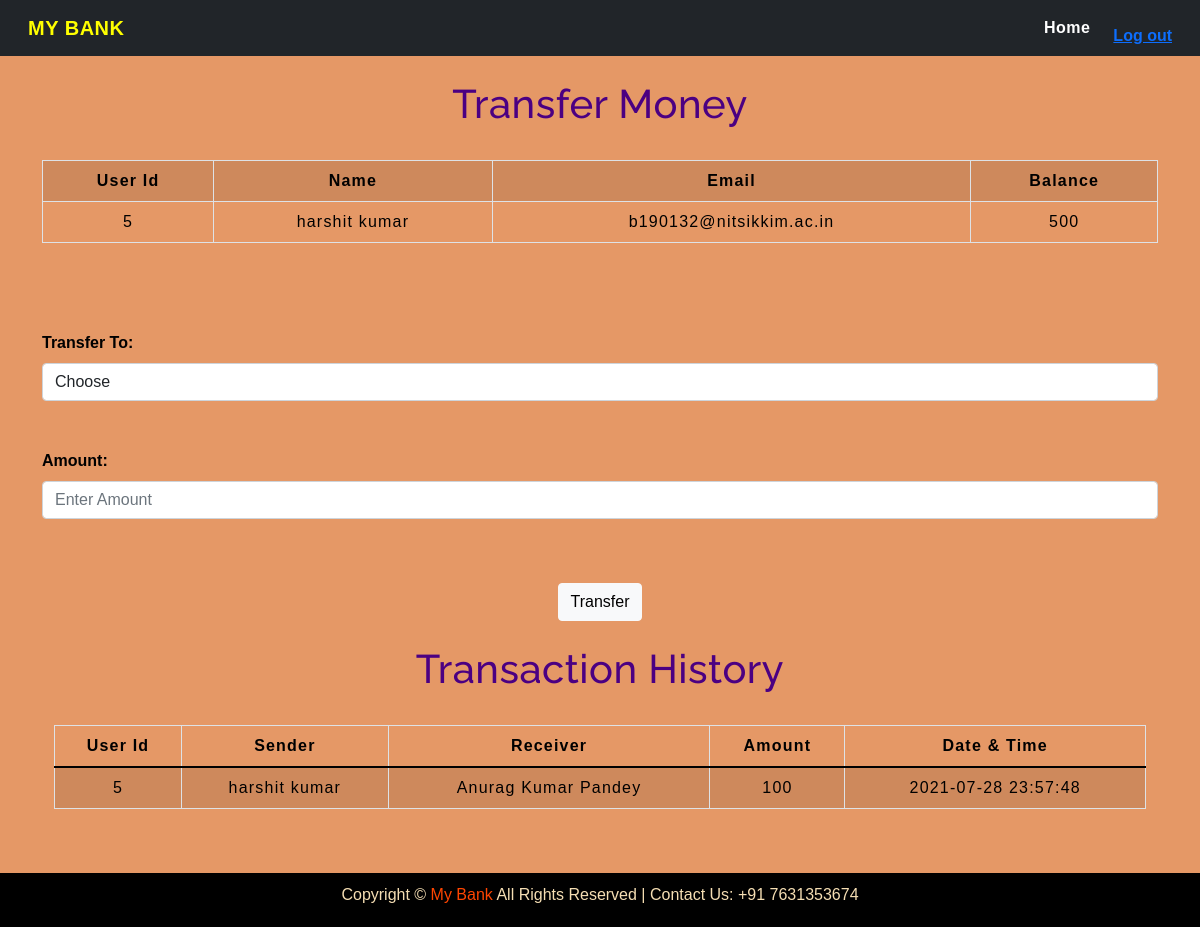
Page /selecteduserdetail.php?id=5 on the committed database.
### tables this page shows
CREATE TABLE `users` (
  `id` int(3) NOT NULL,
  `name` text NOT NULL,
  `email` varchar(30) NOT NULL,
  `balance` int(8) NOT NULL,
  `password` varchar(20) DEFAULT NULL
);

CREATE TABLE `transaction` (
  `sno` int(3) NOT NULL,
  `id` int(5) DEFAULT NULL,
  `sender` text NOT NULL,
  `receiver` text NOT NULL,
  `balance` int(8) NOT NULL,
  `datetime` datetime NOT NULL DEFAULT current_timestamp()
);

### selecteduserdetail.php (the view, shortened to what this page needs)
<!DOCTYPE html>
<html lang="en">
<head>
    <link rel="stylesheet" href="https://stackpath.bootstrapcdn.com/bootstrap/4.5.2/css/bootstrap.min.css"
>
    <link href="https://cdn.jsdelivr.net/npm/bootstrap@5.0.2/dist/css/bootstrap.min.css" rel="stylesheet"
>
    <link rel="stylesheet" type="text/css" href="css/navbar.css">
    <link rel="stylesheet" type="text/css" href="css/table.css">
</head>
<body style="background-color : #E59866 ;">
    <nav class="navbar navbar-expand-lg navbar-light bg-dark">
    <div class="container-fluid">
        <a class="navbar-brand" href="#"><b style="color:yellow;">MY BANK</b></a>
        <div class="collapse navbar-collapse" id="navbarContent">
            <ul class="navbar-nav">
            <li class="nav-item">
                    <a class="nav-link" href="index.php" style="color : white;"><b>Home</b></a>
                </li>
                <li class="nav-item">
                    <a class="nav-link" href="#" style="color : white;"><b><?php
                        if(isset($_SESSION['logged_in']) && $_SESSION['logged_in'] == 'true')
                        {
                            $name = $_SESSION['name'];
                            echo  $name ;
                        }
                        else
                        {
                            ?>
                            <a href="#">Log out</a>
                        <?php
                        }
                        ?></b></a>
                </li>
            </ul>
        </div>
    </div>
</nav>
	<div class="container">
        <h2 class="text-center pt-4" style="color : indigo;">Transfer Money</h2>
            <?php
                include 'config.php';
                $sid=$_GET['id'];
                $sql = "SELECT * FROM  users where id=$sid";
                $result=mysqli_query($conn,$sql);
                $rows=mysqli_fetch_assoc($result);
            ?>
            <form method="post" name="tcredit" class="tabletext" ><br>
                <div>
                    <table class="table table-striped table-condensed table-bordered">
                        <tr style="color : black;">
                            <th class="text-center">User Id</th>
                            <th class="text-center">Name</th>
                            <th class="text-center">Email</th>
                            <th class="text-center">Balance</th>
                        </tr>
                        <tr style="color : black;">
                            <td class="py-2"><?php echo $rows['id'] ?></td>
                            <td class="py-2"><?php echo $rows['name'] ?></td>
                            <td class="py-2"><?php echo $rows['email'] ?></td>
                            <td class="py-2"><?php echo $rows['balance'] ?></td>
                        </tr>
                    </table>
                </div>
                <br><br><br>
                <label style="color : black;"><b>Transfer To:</b></label>
                <select name="to" class="form-control" required>
                        <option value="" disabled selected>Choose</option>
                </select><br><br>
                <label style="color : black;"><b>Amount:</b></label>
                <input type="number" class="form-control" name="amount" placeholder="Enter Amount" required >
                <br><br>
                <div class="text-center" >
                    <button class="btn mt-3 btn-light" name="submit" type="submit" id="myBtn" >Transfer</button>
                </div>
            </form>
        <div class="container">
            <h2 class="text-center pt-4" style="color : indigo;">Transaction History</h2><br>
            <div class="table-responsive-sm">
                <table class="table table-hover table-striped table-condensed table-bordered">
                    <thead style="color : black;">
                        <tr>
                            <th class="text-center">User Id</th>
                            <th class="text-center">Sender</th>
                            <th class="text-center">Receiver</th>
                            <th class="text-center">Amount</th>
                            <th class="text-center">Date & Time</th>
                        </tr>
                    </thead>
                    <tbody>
                        <?php
                            include 'config.php';
                            $sid=$_GET['id'];
                            $sql ="select * from transaction where id=$sid";
                            $query =mysqli_query($conn, $sql);
                            while($rows = mysqli_fetch_assoc($query))
                            {
                        ?>
                            <tr style="color : black;">
                            <td class="py-2"><?php echo $rows['id']; ?></td>
                            <td class="py-2"><?php echo $rows['sender']; ?></td>
                            <td class="py-2"><?php echo $rows['receiver']; ?></td>
                            <td class="py-2"><?php echo $rows['balance']; ?> </td>
                            <td class="py-2"><?php echo $rows['datetime']; ?> </td>
                            </tr>
                        <?php
                            }
                        ?>
                    </tbody>
                </table>
            </div>
        </div><br><br>
    </div>
    <?php include 'footer.php';?>
</body>
</html>

### css/navbar.css (style rules this page uses)
.nav-link { margin-right: 15px; color:#2F363F; letter-spacing: 0.5px; transition: 0.5s; }
.navbar-brand { color: #4C4B4B; letter-spacing: 0.5px; }
h2 { color: #4C4B4B; letter-spacing: 0.5px; font-family: raleway; }

### css/table.css (style rules this page uses)
* { padding: 0; margin: 0; box-sizing: border-box; font-family: sans-serif; }
h2 { font-size: 40px; }
table { letter-spacing: 1.2px; }
td { text-align: center; }
button { border:none; background: #d9d9d9; transition: 1s; }

### selecteduserdetail.php (style rules this page uses)
button { border:none; background: #d9d9d9; }

### rows in the picture
users: id "5", name "harshit kumar", email "b190132@nitsikkim.ac.in", balance "500"
transaction: id "5", sender "harshit kumar", receiver "Anurag Kumar Pandey", balance "100", datetime "2021-07-28 23:57:48"
